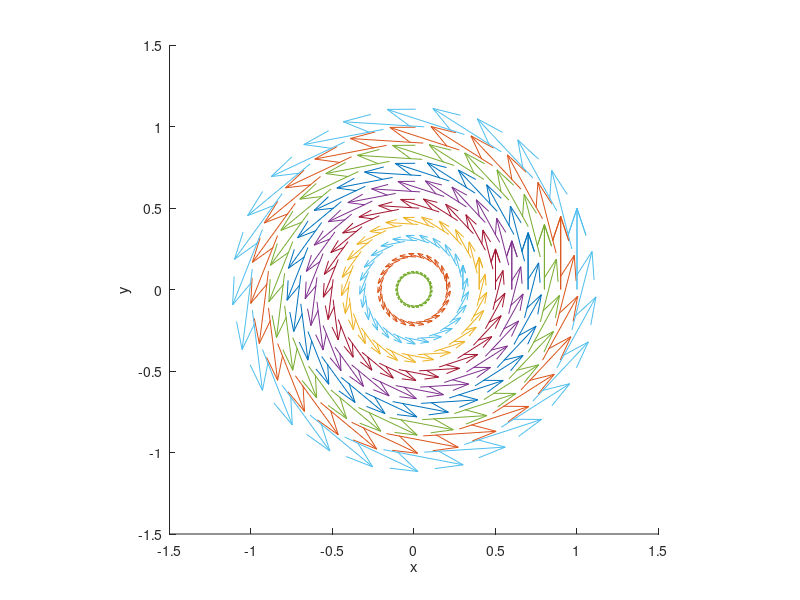

MATLAB code for this plot: (Note: this script raises an error after producing the figure.)
function bucketStreamlines()
   % foo: docs go here.

   n = 25 ;
   nr = 10 ;
   theta = [0: 2 * pi / n : 2 * pi ] ;

   close all ;
   f = figure ;
   hold on ;
   for r = [0:1/nr:1]
      x = r * cos(theta) ;
      y = r * sin(theta) ;

      ux = -y ;
      uy = x ;

      quiver( x, y, ux, uy ) ;
   end

   xlabel( 'x' ) ;
   ylabel( 'y' ) ;
   axis square ;

   [fileExtension, savePlot] = saveHelper() ;

   savePlot( f, sprintf('bucketStreamlinesFig1.%s', fileExtension) ) ;
end
